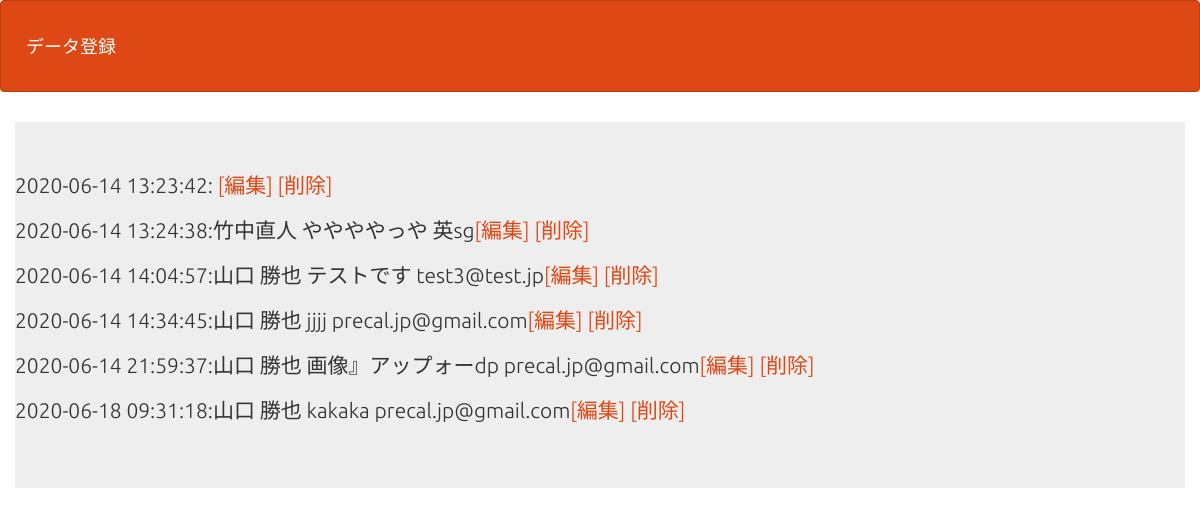
Screenshot of /pselect.php with the database file from the repository.
### tables this page shows
CREATE TABLE `gs_an_table` (
  `id` int(12) NOT NULL,
  `name` varchar(64) NOT NULL,
  `email` varchar(128) NOT NULL,
  `text` text NOT NULL,
  `indate` datetime NOT NULL
);

### pselect.php (the view, shortened to what this page needs)
<?php
$pdo = db_conn();
$stmt = $pdo->prepare("SELECT * FROM gs_an_table");
$status = $stmt->execute();
$view="";
if($status==false) {
  $error = $stmt->errorInfo();
  exit("ErrorQuery:".$error[2]);
}else{
  while( $result = $stmt->fetch(PDO::FETCH_ASSOC)){
    $view .= "<p>";
    $view .= $result['indate'].':'.$result['name'].' '.$result['text'].' '.$result['email'];
    $view .= '<a href="detail.php?id='.$result['id'].'">';
    $view .= '[編集]';
    $view .= "</a>";
    $view .=' ';
    $view .='<a href="delete.php?id='.$result["id"].'">';
    $view .='[削除]';
    $view .='</a>';
    $view .= "</p>";
  }
}
?>
<!DOCTYPE html>
<html lang="ja">
<head>
<link rel="stylesheet" href="css/range.css">
<link href="css/bootstrap.min.css" rel="stylesheet">
</head>
<body id="main">
<header>
  <nav class="navbar navbar-default">
    <div class="container-fluid">
      <div class="navbar-header">
      <a class="navbar-brand" href="index.php">データ登録</a>
      </div>
    </div>
  </nav>
</header>
<div>
    <div class="container jumbotron"><?=$view?></div>
</div>
</body>
</html>

### pselect.php (style rules this page uses)
div { padding: 10px;font-size:16px; }

### rows the page displays
gs_an_table: value "2020-06-14 13:23:42: [編集] [削除]"
gs_an_table: value "2020-06-14 13:24:38:竹中直人 ややややっや 英sg [編集] [削除]"
gs_an_table: value "2020-06-14 14:04:57:山口 勝也 テストです test3@test.jp [編集] [削除]"
gs_an_table: value "2020-06-14 14:34:45:山口 勝也 jjjj precal.jp@gmail.com [編集] [削除]"
gs_an_table: value "2020-06-14 21:59:37:山口 勝也 画像』アップォーdp precal.jp@gmail.com [編集] [削除]"
gs_an_table: value "2020-06-18 09:31:18:山口 勝也 kakaka precal.jp@gmail.com [編集] [削除]"
